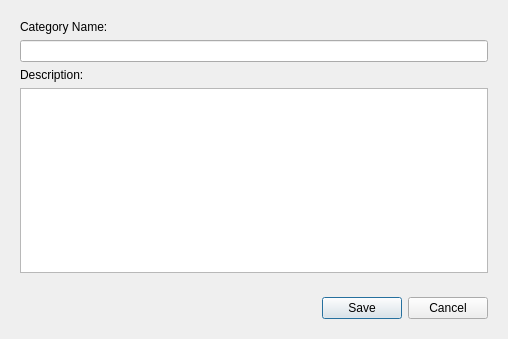
<?xml version="1.0" encoding="UTF-8"?>
<ui version="4.0">
 <class>CategoryDialog</class>
 <widget class="QDialog" name="CategoryDialog">
  <property name="geometry">
   <rect>
    <x>0</x>
    <y>0</y>
    <width>508</width>
    <height>339</height>
   </rect>
  </property>
  <property name="windowTitle">
   <string>Category</string>
  </property>
  <layout class="QVBoxLayout" name="verticalLayout_2">
   <item>
    <widget class="QWidget" name="top" native="true">
     <layout class="QVBoxLayout" name="verticalLayout">
      <item>
       <widget class="QLabel" name="CategoryLabel">
        <property name="text">
         <string>&lt;html&gt;&lt;head/&gt;&lt;body&gt;&lt;p&gt;Category Name:&lt;/p&gt;&lt;/body&gt;&lt;/html&gt;</string>
        </property>
       </widget>
      </item>
      <item>
       <widget class="QLineEdit" name="category">
        <property name="maxLength">
         <number>128</number>
        </property>
        <property name="clearButtonEnabled">
         <bool>true</bool>
        </property>
       </widget>
      </item>
      <item>
       <widget class="QLabel" name="descriptionLabel">
        <property name="text">
         <string>Description:</string>
        </property>
       </widget>
      </item>
      <item>
       <widget class="QTextEdit" name="description"/>
      </item>
     </layout>
    </widget>
   </item>
   <item>
    <widget class="QWidget" name="bottpm" native="true">
     <layout class="QHBoxLayout" name="horizontalLayout">
      <item>
       <spacer name="horizontalSpacer">
        <property name="orientation">
         <enum>Qt::Horizontal</enum>
        </property>
        <property name="sizeHint" stdset="0">
         <size>
          <width>300</width>
          <height>20</height>
         </size>
        </property>
       </spacer>
      </item>
      <item>
       <widget class="QDialogButtonBox" name="buttonBox">
        <property name="standardButtons">
         <set>QDialogButtonBox::Cancel|QDialogButtonBox::Save</set>
        </property>
       </widget>
      </item>
     </layout>
    </widget>
   </item>
  </layout>
 </widget>
 <resources/>
 <connections>
  <connection>
   <sender>buttonBox</sender>
   <signal>rejected()</signal>
   <receiver>CategoryDialog</receiver>
   <slot>reject()</slot>
   <hints>
    <hint type="sourcelabel">
     <x>346</x>
     <y>267</y>
    </hint>
    <hint type="destinationlabel">
     <x>6</x>
     <y>172</y>
    </hint>
   </hints>
  </connection>
 </connections>
</ui>
